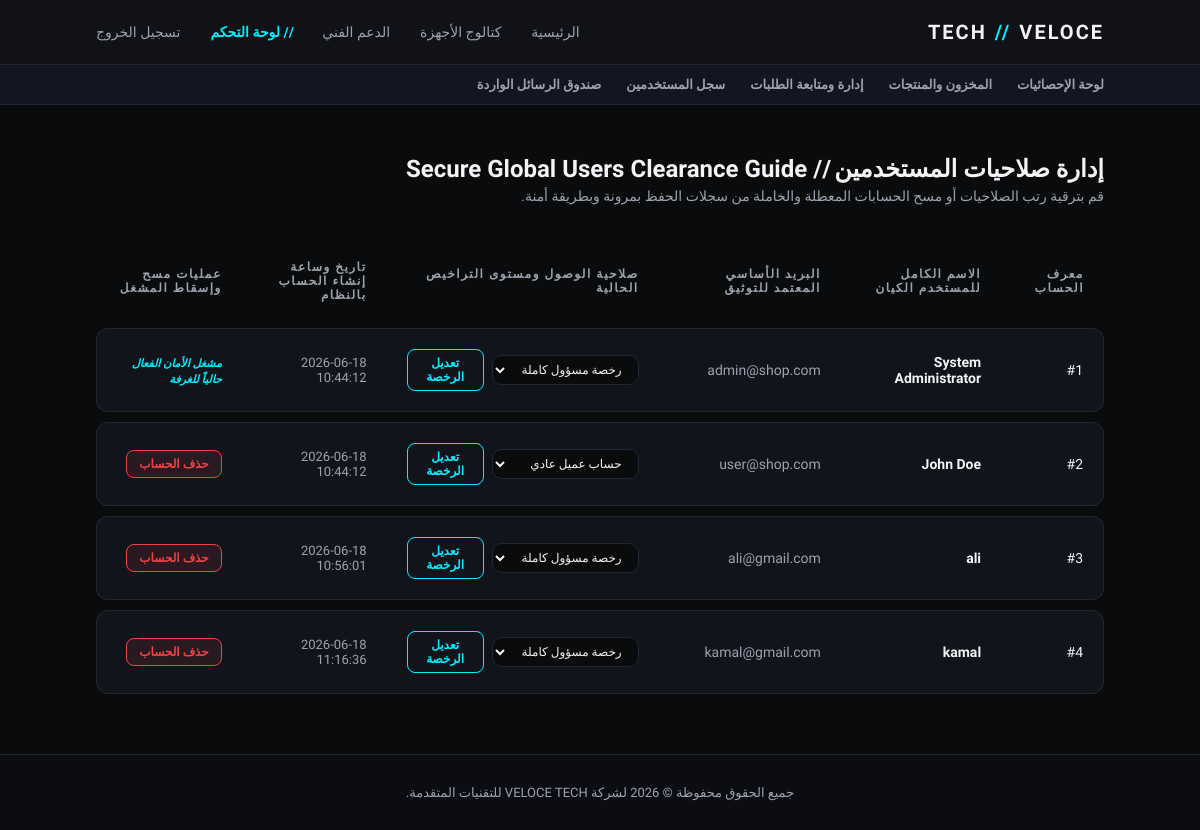
/admin_users.php (signed in), run on the app's committed database.
### tables this page shows
CREATE TABLE `users` (
  `user_id` int(11) NOT NULL,
  `full_name` varchar(100) NOT NULL,
  `email` varchar(100) NOT NULL,
  `password` varchar(255) NOT NULL,
  `phone` varchar(20) DEFAULT NULL,
  `address` text DEFAULT NULL,
  `role` enum('customer','admin') DEFAULT 'customer',
  `created_at` timestamp NOT NULL DEFAULT current_timestamp()
);

### admin_users.php (the view, shortened to what this page needs)
<?php
require_once 'config.php';
$users = $pdo->query("SELECT * FROM users ORDER BY user_id ASC")->fetchAll();
?>
<h2 style="font-size:24px; font-weight:700; margin-bottom:5px; text-align: right;">إدارة صلاحيات المستخدمين // Secure Global Users Clearance Guide</h2>
<p style="color:var(--text-secondary); font-size:14px; margin-bottom:30px; text-align: right;">قم بترقية رتب الصلاحيات أو مسح الحسابات المعطلة والخاملة من سجلات الحفظ بمرونة وبطريقة أمنة.</p>
<table>
    <thead>
        <tr>
            <th>معرف الحساب</th>
            <th>الاسم الكامل للمستخدم الكيان</th>
            <th>البريد الأساسي المعتمد للتوثيق</th>
            <th>صلاحية الوصول ومستوى التراخيص الحالية</th>
            <th>تاريخ وساعة إنشاء الحساب بالنظام</th>
            <th>عمليات مسح وإسقاط المشغل</th>
        </tr>
    </thead>
    <tbody>
        <?php foreach($users as $u): ?>
            <tr>
                <td>#<?php echo $u['user_id']; ?></td>
                <td><strong><?php echo sanitize($u['full_name']); ?></strong></td>
                <td style="color:var(--text-secondary);"><?php echo sanitize($u['email']); ?></td>
                <td>
                    <form method="POST" action="admin_users.php" style="display:inline-flex; gap:8px; margin:0; align-items:center;">
                        <select name="role" class="form-control" style="margin:0; padding:6px 12px; font-size:12px; width:auto; background:var(--bg-main);">
                            <option value="customer" <?php if($u['role']==='customer') echo 'selected'; ?>>حساب عميل عادي</option>
                            <option value="admin" <?php if($u['role']==='admin') echo 'selected'; ?>>رخصة مسؤول كاملة</option>
                        </select>
                        <button type="submit" name="action_alter_role" class="btn btn-cyan" style="padding:6px 12px; font-size:12px; border-radius:8px;">تعديل الرخصة</button>
                    </form>
                </td>
                <td style="font-size:13px; color:var(--text-secondary); direction:ltr; text-align:right;"><?php echo $u['created_at']; ?></td>
                <td>
                    <?php if($u['user_id'] !== $_SESSION['user_id']): ?>
                        <a href="admin_users.php?delete=<?php echo $u['user_id']; ?>" class="btn btn-danger" style="padding:6px 12px; font-size:12px; border-radius:8px;" onclick="return confirm('تنفيذ عملية إسقاط ومسح نهائي لهذا المستخدم المشغل من ذاكرة النظام كلياً؟');">حذف الحساب</a>
                    <?php else: ?>
                        <span style="font-size:11px; color:var(--accent-cyan); font-style:italic; font-weight:600;">مشغل الأمان الفعال حالياً للغرفة</span>
                    <?php endif; ?>
                </td>
            </tr>
        <?php endforeach; ?>
    </tbody>
</table>

### config.php (style rules this page uses)
:root { --bg-main: #0a0b0d; --bg-card: #12141c; --text-primary: #f3f4f6; --text-secondary: #9ca3af; --accent-cyan: #00f0ff; --accent-blue: #2563eb; --border-color: #222533; --danger: #ef4444; --success: #10b981; }
* { box-sizing: border-box; margin: 0; padding: 0; font-family: 'Tajawal', 'Plus Jakarta Sans', sans-serif; }
body { background: var(--bg-main); color: var(--text-primary); min-height: 100vh; display: flex; flex-direction: column; -webkit-font-smoothing: antialiased; }
.btn { background: var(--text-primary); color: var(--bg-main); padding: 12px 24px; border: none; border-radius: 10px; text-decoration: none; cursor: pointer; display: inline-block; font-size: 14px; font-weight: 600; transition: background 0.2s, transform 0.1s, box-shadow 0.2s; text-align: center; }
.btn-cyan { background: transparent; border: 1px solid var(--accent-cyan); color: var(--accent-cyan); }
.btn-danger { background: rgba(239, 68, 68, 0.1); border: 1px solid var(--danger); color: var(--danger); }
.form-control { width: 100%; padding: 14px; margin-top: 8px; background: #181a26; border: 1px solid var(--border-color); border-radius: 10px; color: var(--text-primary); font-size: 14px; outline: none; transition: border-color 0.2s; text-align: right; }
table { width: 100%; border-collapse: separate; border-spacing: 0 10px; margin-top: 20px; text-align: right; }
th { padding: 16px 20px; color: var(--text-secondary); font-size: 12px; text-transform: uppercase; letter-spacing: 1.5px; font-weight: 600; }
td { padding: 20px; background: var(--bg-card); border-top: 1px solid var(--border-color); border-bottom: 1px solid var(--border-color); color: var(--text-primary); font-size: 14px; }
td:first-child { border-right: 1px solid var(--border-color); border-radius: 0 12px 12px 0; }
td:last-child { border-left: 1px solid var(--border-color); border-radius: 12px 0 0 12px; }

### data on the page
users: user_id "1", full_name "System Administrator", email "admin@shop.com", role "رخصة مسؤول كاملة", created_at "2026-06-18 10:44:12", shows "مشغل الأمان الفعال حالياً للغرفة"
users: user_id "2", full_name "John Doe", email "user@shop.com", role "حساب عميل عادي", created_at "2026-06-18 10:44:12"
users: user_id "3", full_name "ali", email "ali@gmail.com", role "رخصة مسؤول كاملة", created_at "2026-06-18 10:56:01"
users: user_id "4", full_name "kamal", email "kamal@gmail.com", role "رخصة مسؤول كاملة", created_at "2026-06-18 11:16:36"
